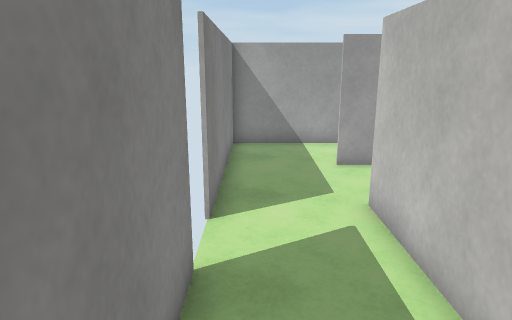
view 1 (above)

16 first-person views from a walk through a Unity game level. The camera is 1.5 m above the floor, tilts 14° down and sees 70° across. The floor is counted in squares, 0.5 m on a side. Each view is taken from the middle of a square. On the plan, view 1 faces up. The plan holds only what a view shows up to about 20 squares ahead; the rest is blank. The place goes on beyond the plan. Surface patterns are stand-ins for the level's own textures.

view 2
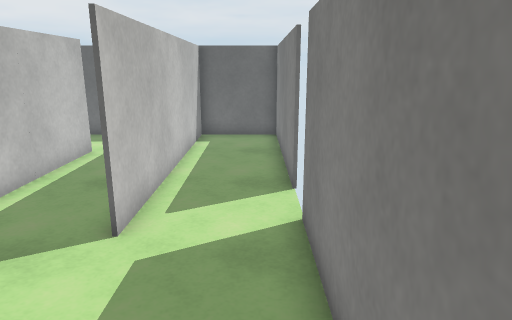

view 3
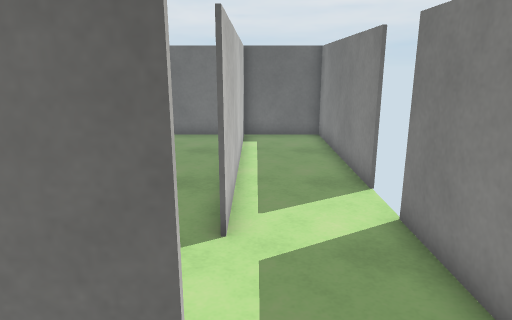

view 4
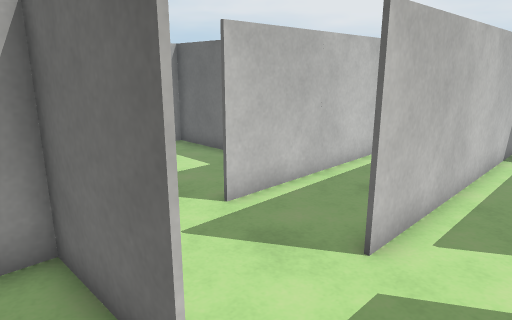

view 5
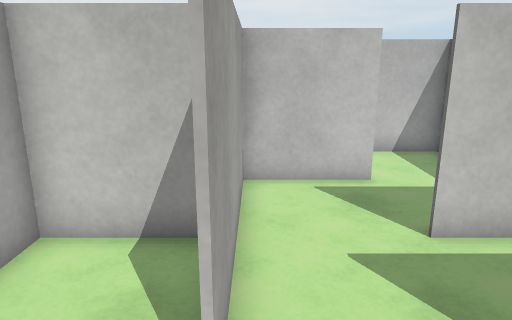

view 6
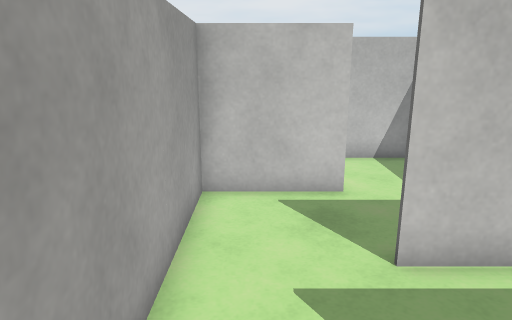

view 7
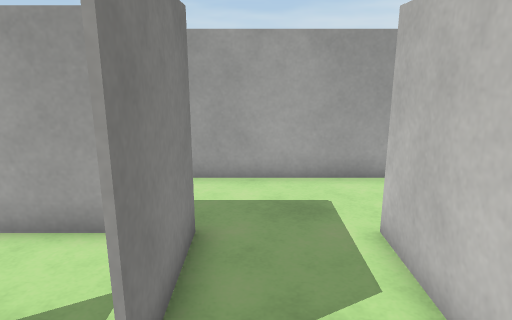

view 8
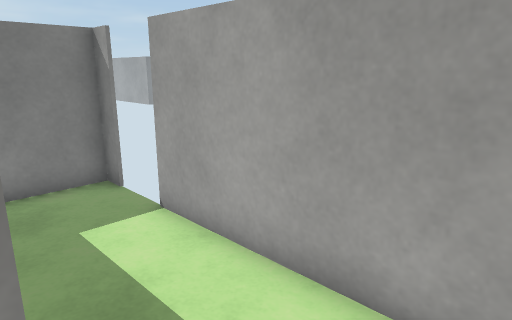

view 9
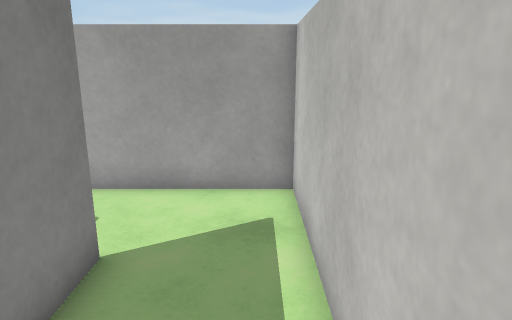

view 10
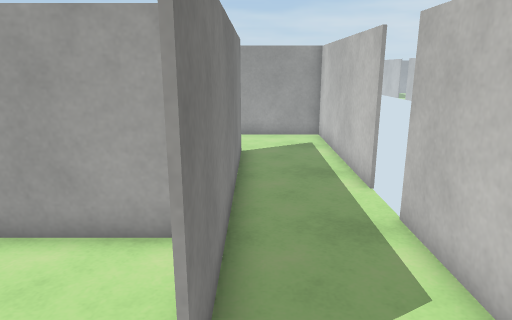

view 11
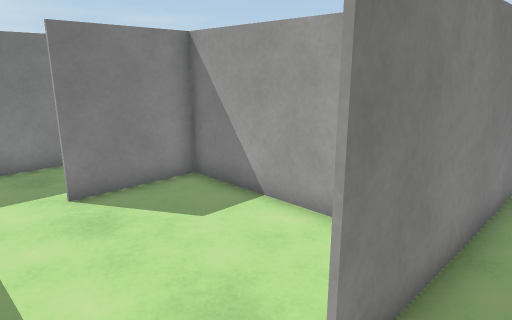

view 12
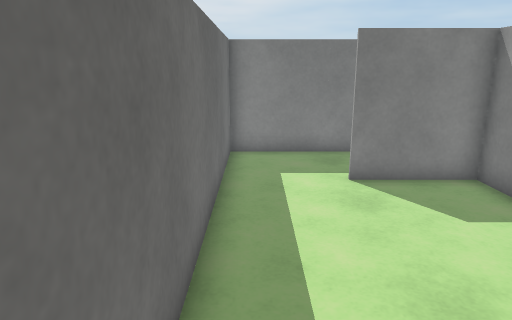

view 13
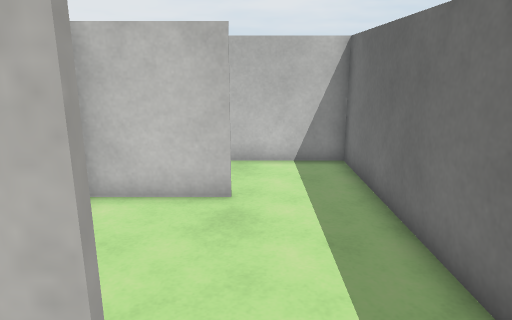

view 14
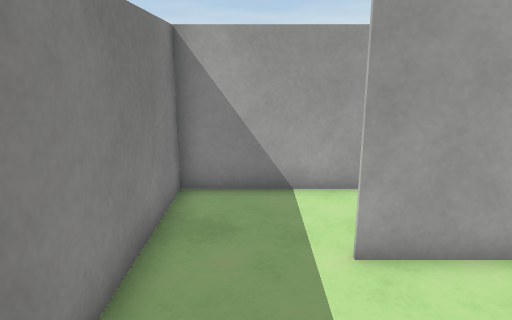

view 15
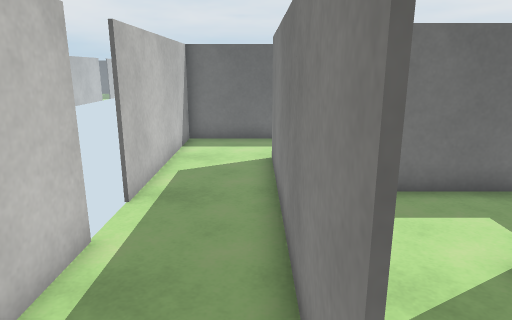

view 16
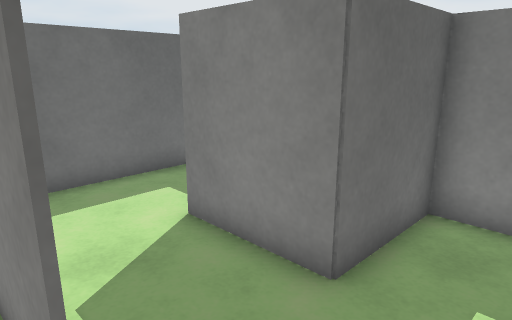

### Floor plan
Points are (right, up) in squares from view 1. A wall is a line through its corners. A room is listed if a view was taken in it or the views show most of it. See-through windows are left out.
Room 1 (views 1, 6, 14)
walls: (-1, 5.1) (-1, -2.9) (3, -2.9); (-1, 10.5) (-1, 7); (2.5, -3) (2.5, 7.9)
ways out: opening at (1, 11) to room 2; opening at (3, 9) to room 5; gap at (-1, 5); gap at (-1, 7)
Room 2 (views 2, 3, 4, 5)
walls: (2.5, 11.4) (5.9, 11.4); (6.1, 11.4) (6.1, 15); (7.1, 15) (-1, 15) (-1, 10.5)
ways out: opening at (1, 11) to room 1
Room 3 (view 7)
walls: (12.5, 15) (9, 15); (5.9, 11.4) (9.8, 11.4) (9.8, 7.8); (9.5, 4.3) (13.4, 4.3); (13.4, 4) (13.4, 11.5); (6.3, 15) (6.3, 11.4)
ways out: opening at (13, 13) to room 4; opening at (10, 6) to room 7; gap at (7, 15); gap at (9, 15)
Room 4 (views 8, 9, 10, 11, 12, 15, 16)
walls: (17, 6.9) (17, 15) (12.5, 15); (13.5, 11.5) (13.5, 0.5); (12.5, -2.9) (17, -2.9) (17, 5.1)
ways out: opening at (13, 13) to room 3; opening at (13, -1) to room 6; gap at (17, 5); gap at (17, 7)
Room 5 (view 13)
walls: (2.7, 1.8) (2.7, -3); (6.1, 0.5) (6.1, 7.9); (5.5, 11.3) (2.5, 11.3); (3, -2.9) (5.5, -2.9)
ways out: opening at (3, 9) to room 1; opening at (6, -1) to room 6; opening at (6, 9) to room 7
Room 6 (no view inside)
walls: (13.4, 0.5) (13.4, 4); (5.5, -2.9) (12.5, -2.9); (12.5, 4.2) (6.3, 4.2) (6.3, 0.5)
ways out: opening at (13, -1) to room 4; opening at (6, -1) to room 5
Room 7 (no view inside)
walls: (9.7, 7.8) (9.7, 11.3) (5.5, 11.3); (6.1, 4.3) (9.5, 4.3)
ways out: opening at (10, 6) to room 3; opening at (6, 9) to room 5

Positions as (right, up) in squares from view 1, and headings:
1: (0, 0), facing up
2: (0, 14), facing down
3: (2, 14), facing down
4: (0, 13), facing down-right
5: (0, 11), facing right
6: (1, 10), facing right
7: (11, 5), facing up
8: (16, 11), facing up-left
9: (16, 6), facing up
10: (14, -2), facing up
11: (15, -2), facing up-left
12: (16, -2), facing left
13: (5, 0), facing right
14: (1, 6), facing up
15: (14, 13), facing down
16: (14, 14), facing down-left
